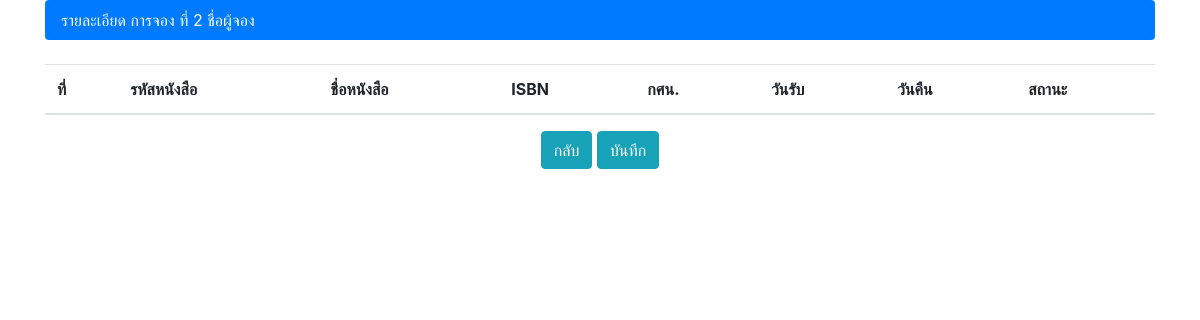
/Authorities/view_order.php?id=2 (signed in), run on an earlier commit of the app's database.
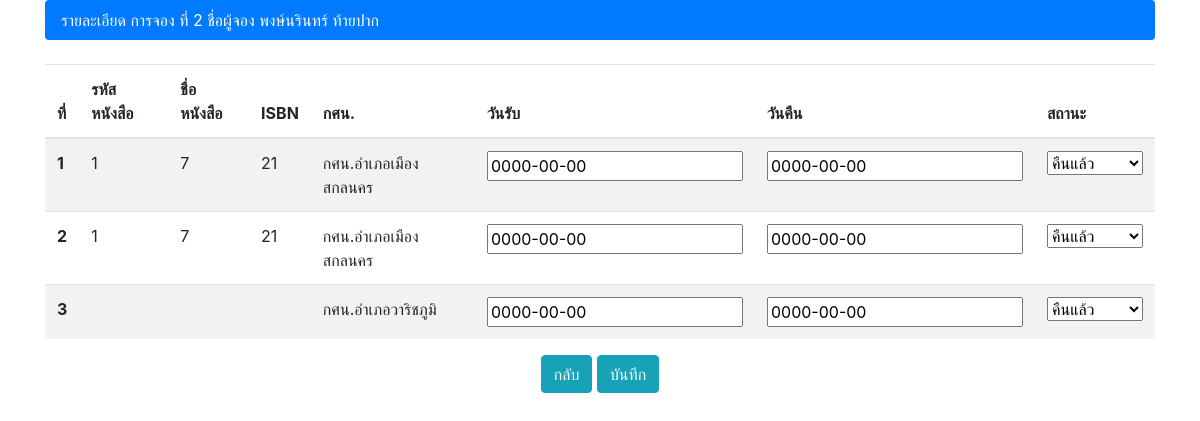
And on a later commit of the database.
### tables this page shows
CREATE TABLE `order_detail` (
  `id` int(11) NOT NULL,
  `id_stock` varchar(15) NOT NULL,
  `name` varchar(50) NOT NULL,
  `b_codes` varchar(50) NOT NULL,
  `b_isbn` varchar(50) NOT NULL,
  `b_name` varchar(50) NOT NULL,
  `b_library` text NOT NULL,
  `date_receive` date NOT NULL,
  `date_return` date NOT NULL,
  `status` enum('รอตวรจสอบ','รอรับหนังสือ','คืนแล้ว') NOT NULL DEFAULT 'รอตวรจสอบ'
);

### Authorities/view_order.php (the view, shortened to what this page needs)
<?php
include 'includes/config.php';
if (isset($_GET['id'])) {
  $order_id = $_GET['id'];
}
$query = "SELECT * FROM order_detail WHERE id_stock = '".$order_id."' ";
$order = mysqli_query($conn, $query) or die(mysqli_error($conn));
$result = mysqli_fetch_assoc($order);
?>
<!DOCTYPE html>
<html>
<head>
   <?php
    include("includes/head.inc.php");
   ?>
   <link rel="stylesheet" href="//code.jquery.com/ui/1.12.1/themes/base/jquery-ui.css">
</head>
<body>
    <div class="container">
      <div class="row">
        <div class="col-md-12">
          <ul class="nav nav-pills flex-column">
            <li class="nav-item">
              <a href="#" class="active nav-link">รายละเอียด การจอง ที่ <?php echo $order_id.' ชื่อผู้จอง '.$result['name'] ?></a>
            </li>
          </ul>
          <br>
          <form action="update_order.php" method="POST" enctype="multipart/form-data">
            <table class="table table-striped datatable">
                  <thead>
                    <tr>
                      <th scope="col">ที่</th>
                      <th scope="col">รหัสหนังสือ</th>
                      <th scope="col">ชื่อหนังสือ</th>
                      <th scope="col">ISBN</th>
                      <th scope="col">กศน.</th>
                      <th scope="col">วันรับ</th>
                      <th scope="col">วันคืน</th>
                      <th scope="col">สถานะ</th>
                    </tr>
                  </thead>
                  <tbody>
              <?php
                $i = 1;
                $order = mysqli_query($conn, $query) or die(mysqli_error($conn));
                 while ($rs = mysqli_fetch_array($order)) {
              ?>
                    <tr>
                      <th scope="row"><?php echo $i; ?></th>
                      <td><?php echo $rs["b_codes"]; ?></td>
                      <td><?php echo $rs["b_name"]; ?></td>
                      <td><?php echo $rs["b_isbn"]; ?></td>
                      <td><?php echo $rs["b_library"]; ?></td>
                      <td><input name="daterev[]" type="text" id="rev_date" value="<?php echo $rs["date_receive"]; ?>"> </td>
                      <td><input name="datereturn[]" type="text" id="re_date" value="<?php echo $rs["date_return"]; ?>"> </td>
                      <td>
                        <select name="status[]">
                          <option value="คืนแล้ว" <?php if($rs["status"] == "คืนแล้ว") echo "selected"; ?> >คืนแล้ว</option>
                        </select>
                      </td>
                    </tr>
            <?php
            $i++;
            }
            ?>
                  </tbody>
                </table>
              <div align="center">
                <a href="ABookList.php" class="btn btn-info">กลับ</a>
                <button type="submit" class="btn btn-info" >บันทึก</button>
              </div>
          </form>
      </div>
    </div>
   <br>
   <br>
</body>
</html>

What changed in the data, as far as the page shows it:
added order_detail: name "พงษ์นรินทร์ ท้ายปาก", b_codes "1", b_name "7", b_isbn "21", b_library "กศน.อำเภอเมืองสกลนคร", date_receive "0000-00-00", date_return "0000-00-00", status "คืนแล้ว"
added order_detail: b_codes "1", b_name "7", b_isbn "21", b_library "กศน.อำเภอเมืองสกลนคร", date_receive "0000-00-00", date_return "0000-00-00", status "คืนแล้ว"
added order_detail: b_library "กศน.อำเภอวาริชภูมิ", date_receive "0000-00-00", date_return "0000-00-00", status "คืนแล้ว"
